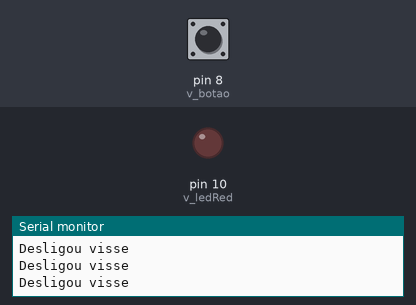
Bench run of a sketch on a simulated Arduino Uno, built with avr-gcc and run on an emulated ATmega328P. Parts: output pins drawn as LEDs (lit = HIGH), the last lines printed to the serial monitor. Dashed ring = blinking. The inputs (shaded band) are chosen by the test bench; at power-on: pin 8 (v_botao) LOW.

Above: at 1.2 s.
1.3 s: pin 8 (v_botao) pulled HIGH for 0.15 s
At 1.39 s:
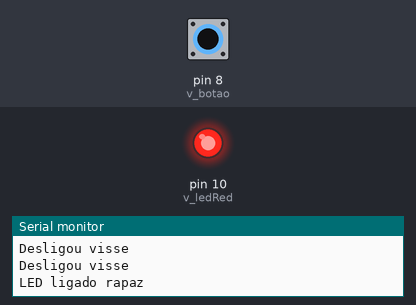
2.9 s: pin 8 (v_botao) pulled HIGH for 1 s
At 4.7 s:
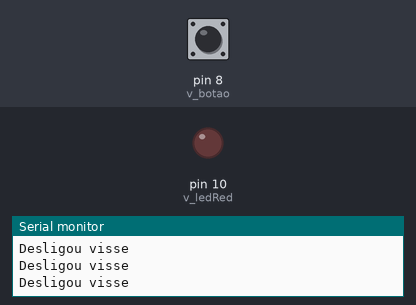
6.9 s: pin 8 (v_botao) pulsed HIGH 5 times (0.12 s each, 0.3 s apart)
At 7.57 s:
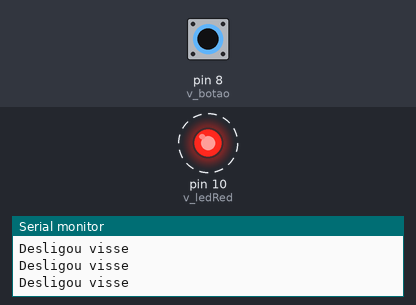
11.4 s: pin 8 (v_botao) driven HIGH
At 11.9 s:
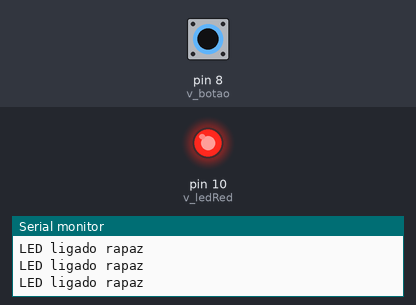
14.4 s: pin 8 (v_botao) driven LOW
At 15.1 s:
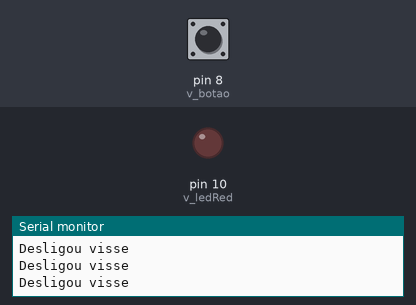
Timing chart, 0 to 16.9 s (numbered marks = the images above; inputs shaded):
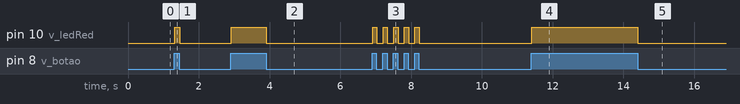

Measured:
- after the input at 1.3 s, pin 10 (v_ledRed): LOW → HIGH at once, → LOW 0.15 s later
- after the input at 2.9 s, pin 10 (v_ledRed): LOW → HIGH at once, → LOW 0.99 s later
- after the input at 6.9 s, pin 10 (v_ledRed): alternates HIGH for 0.13 s and LOW for 0.17 s, 10 changes in all, then stays LOW, starting at once
- after the input at 11.4 s, pin 10 (v_ledRed): LOW → HIGH at once
- after the input at 14.4 s, pin 10 (v_ledRed): HIGH → LOW at once

The sketch:

botao_amp_led1.ino
```cpp
int v_botao = 8;
int v_ledRed = 10;

String v_situacao;

int v_estado;

void setup(){
  Serial.begin(9600);
  pinMode(v_botao, INPUT);
  pinMode(v_ledRed, OUTPUT);
}

void loop(){
  v_estado = digitalRead(v_botao);

  if (v_estado == HIGH){
  	digitalWrite(v_ledRed, HIGH);
    v_situacao = "LED ligado rapaz";
  }
  else{
    digitalWrite(v_ledRed, LOW);
    v_situacao = "Desligou visse";
  }
  Serial.println(v_situacao);
  delay(1);
}
```
